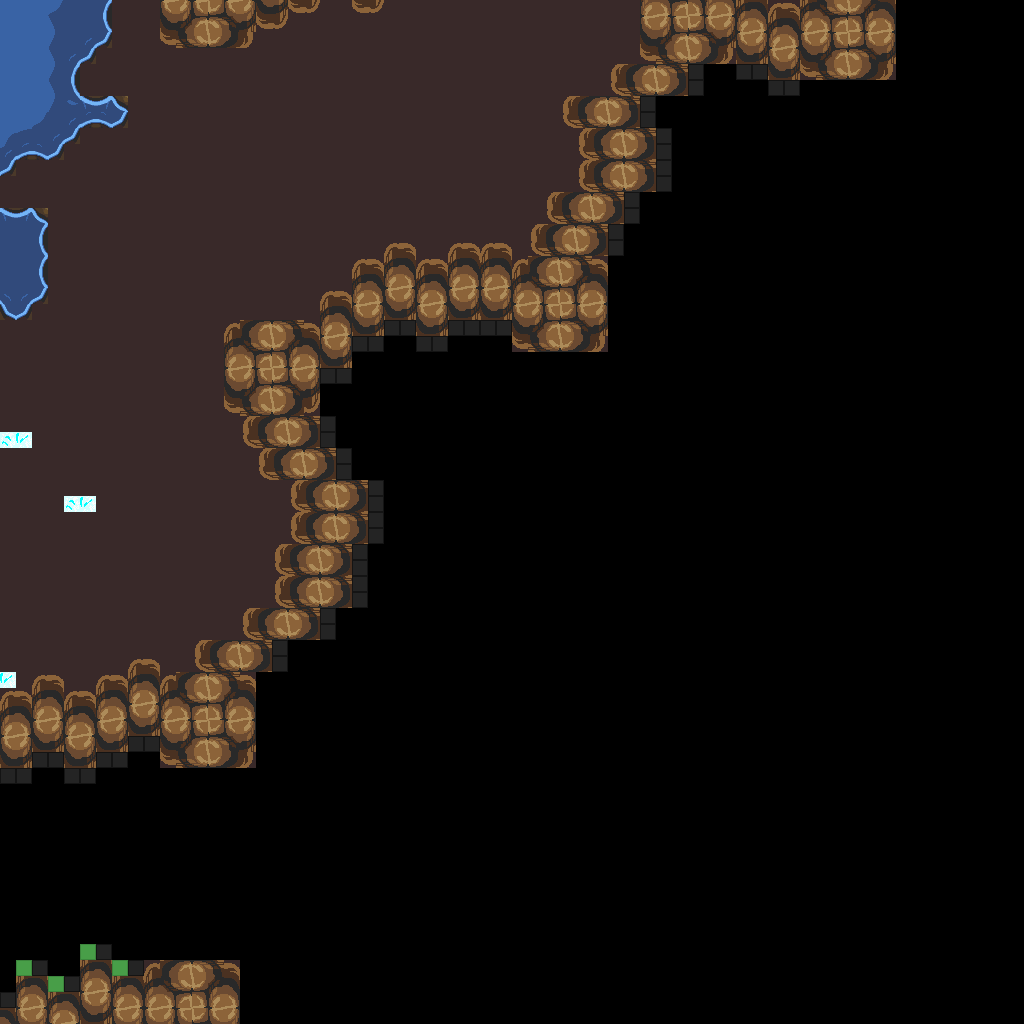

This is a level from a 2D game, rendered from its Tiled map with the project's own tilesets. A one-line summary and the map file follow, with tile-layer data summarised:
An orthogonal 64x64 tile map with 16x16 px tiles, 1 tile layer (base), 2 hidden layers not drawn.

<map version="1.10" tiledversion="1.12.1" orientation="orthogonal" renderorder="right-down" width="64" height="64" tilewidth="16" tileheight="16" infinite="0" nextlayerid="4" nextobjectid="1">
 <tileset firstgid="1" source="../classiciphone_pics4.tsx" />
 <layer id="1" name="base" width="64" height="64">
  <data>[4096 cells, 4096 non-empty, 57 distinct tile ids]</data>
 </layer>
 <layer id="2" name="collision" width="64" height="64" visible="0">
  <properties><property name="collision" value="true" /></properties>
  <data>[4096 cells, 3144 non-empty, 1 distinct tile ids]</data>
 </layer>
 <layer id="3" name="water" width="64" height="64" visible="0">
  <properties><property name="terrain" value="water" /></properties>
  <data>[4096 cells, 53 non-empty, 1 distinct tile ids]</data>
 </layer>
</map>
